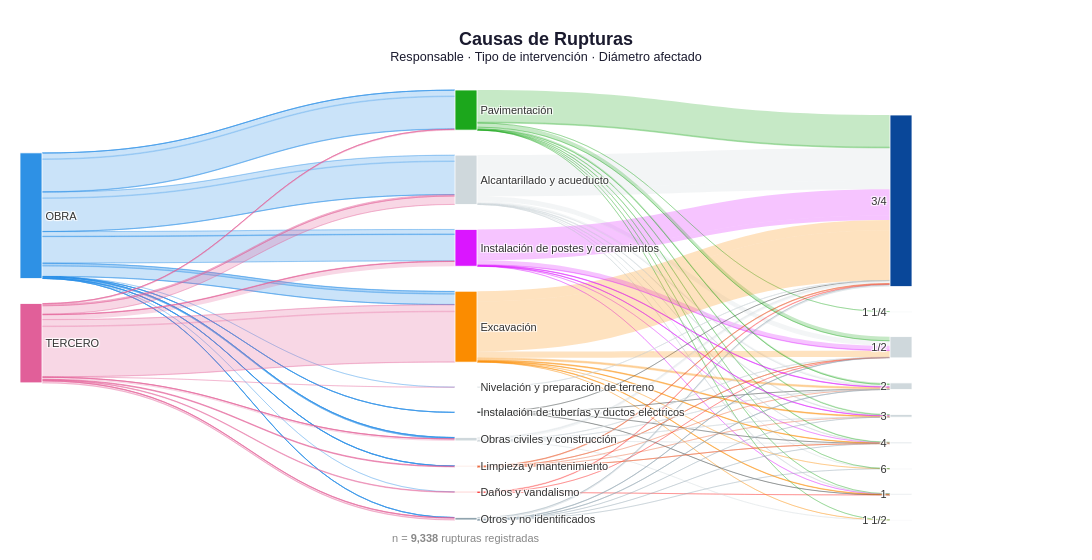

Notebook code for this chart:
### Code cell
# ── Paleta de colores ─────────────────────────────────────────
COLORES_NODO = {
    # Nivel 1 - Responsable
    "OBRA":                                     "#2E91E5",
    "TERCERO":                                  "#E15F99",
    # Nivel 2 - Tipo
    "Pavimentación":                            "#1CA71C",
    "Alcantarillado y Acueducto":               "#00A08B",
    "Instalación de postes y cerramientos":     "#DA16FF",
    "Excavación":                               "#FB8C00",
    "Obras Civiles y construcción":             "#B68100",
    "Remodelación":                             "#750D86",
    "Limpieza y mantenimiento":                 "#EB663B",
    "Daños y vandalismo":                       "#FB0D0D",
    "Otros y no identificados":                 "#90A4AE",
    "Instalación de tuberías y ductos eléctricos":"#222A2A",
    "3/4":                                      "#094799",
}
COLOR_DEFAULT = "#CFD8DC"

# ── Colores nodos ─────────────────────────────────────────────
node_colors = [COLORES_NODO.get(l, COLOR_DEFAULT) for l in labels]

# ── Colores links: hereda color del nodo origen con opacidad ──
def hex_to_rgba(hex_color, alpha=0.25):
    h = hex_color.lstrip("#")
    r, g, b = int(h[0:2],16), int(h[2:4],16), int(h[4:6],16)
    return f"rgba({r},{g},{b},{alpha})"

link_colors = [hex_to_rgba(node_colors[s]) for s in source]

# ── Total para anotación ──────────────────────────────────────
total = df_sankey["Conteo"].sum()

# ── Figura ────────────────────────────────────────────────────
fig = go.Figure(go.Sankey(
    arrangement="snap",
    node=dict(
        pad=25,
        thickness=22,
        line=dict(color="white", width=0.8),
        label=labels,
        color=node_colors,
        hovertemplate="<b>%{label}</b><br>Rupturas: <b>%{value:,}</b><extra></extra>",
    ),
    link=dict(
        source=source,
        target=target,
        value=value,
        color=link_colors,
        hovertemplate=(
            "<b>%{source.label}</b> → <b>%{target.label}</b><br>"
            "Rupturas: <b>%{value:,}</b><extra></extra>"
        ),
    ),
))

fig.update_layout(
    title=dict(
        text=(
            "<b>Causas de Rupturas</b>"
            "<br><sup>Responsable · Tipo de intervención · Diámetro afectado</sup>"
        ),
        x=0.5,
        xanchor="center",
        font=dict(size=18, color="#1a1a2e", family="Arial"),
    ),
    font=dict(family="Arial, sans-serif", size=11, color="#333333"),
    paper_bgcolor="white",
    height=560,
    width=1100,
    margin=dict(l=20, r=180, t=90, b=40),
    annotations=[dict(
        text=f"n = <b>{total:,}</b> rupturas registradas",
        x=0.5, y=-0.06,
        xref="paper", yref="paper",
        showarrow=False,
        font=dict(size=11, color="#888888", family="Arial"),
    )],
)

fig.show()

### Figure 1 — Plotly figure (JSON) as saved in the notebook; plotly's stock layout.template omitted (floating-point values rounded to 4 significant figures; data arrays with more than 128 entries replaced by an {"elided": "..."} marker saying what was removed)
{"data": [{"arrangement": "snap", "link": {"color": {"elided": "170 str values"}, "hovertemplate": "<b>%{source.label}</b> → <b>%{target.label}</b><br>Rupturas: <b>%{value:,}</b><extra></extra>", "source": {"elided": "170 int values"}, "target": {"elided": "170 int values"}, "value": {"elided": "170 int values"}}, "node": {"color": ["#2E91E5", "#E15F99", "#CFD8DC", "#FB0D0D", "#FB8C00", "#DA16FF", "#222A2A", "#EB663B", "#CFD8DC", "#CFD8DC", "#90A4AE", "#1CA71C", "#CFD8DC", "#CFD8DC", "#CFD8DC", "#CFD8DC", "#094799", "#CFD8DC", "#CFD8DC", "#CFD8DC", "#CFD8DC"], "hovertemplate": "<b>%{label}</b><br>Rupturas: <b>%{value:,}</b><extra></extra>", "label": ["OBRA", "TERCERO", "Alcantarillado y acueducto", "Daños y vandalismo", "Excavación", "Instalación de postes y cerramientos", "Instalación de tuberías y ductos eléctricos", "Limpieza y mantenimiento", "Nivelación y preparación de terreno", "Obras civiles y construcción", "Otros y no identificados", "Pavimentación", "1", "1/2", "2", "3", "3/4", "4", "6", "1 1/2", "1 1/4"], "line": {"color": "white", "width": 0.8}, "pad": 25, "thickness": 22}, "type": "sankey"}], "layout": {"annotations": [{"font": {"color": "#888888", "family": "Arial", "size": 11}, "showarrow": false, "text": "n = <b>9,338</b> rupturas registradas", "x": 0.5, "xref": "paper", "y": -0.06, "yref": "paper"}], "font": {"color": "#333333", "family": "Arial, sans-serif", "size": 11}, "height": 560, "margin": {"b": 40, "l": 20, "r": 180, "t": 90}, "paper_bgcolor": "white", "title": {"font": {"color": "#1a1a2e", "family": "Arial", "size": 18}, "text": "<b>Causas de Rupturas</b><br><sup>Responsable · Tipo de intervención · Diámetro afectado</sup>", "x": 0.5, "xanchor": "center"}, "width": 1100}}
